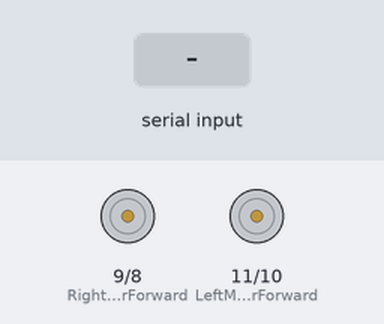
Simulated run of this sketch. Board: Arduino Uno, built with avr-gcc and run on an emulated ATmega328P. On the bench: motor-driver pin pairs drawn as motors (green arrow = first pin HIGH = forward, orange = second pin HIGH = backward, longer = more drive). Inputs (shaded band) come from the test bench. What the sketch prints to the serial monitor is not drawn.

Above: at 1.2 s.
1.3 s: "s" received over the second serial link
At 1.45 s:
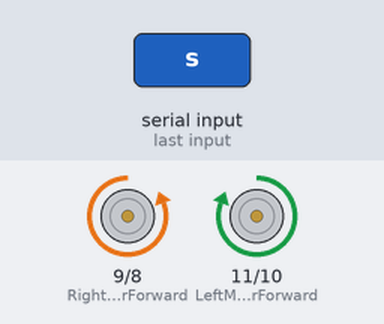
3.0 s: "1" received over the second serial link
At 3.3 s:
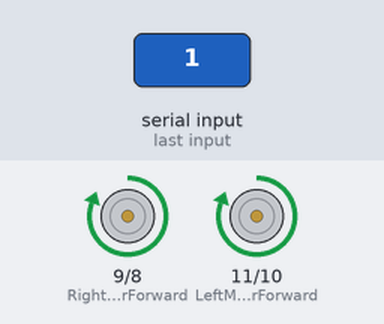
4.5 s: "2" received over the second serial link
At 5.6 s:
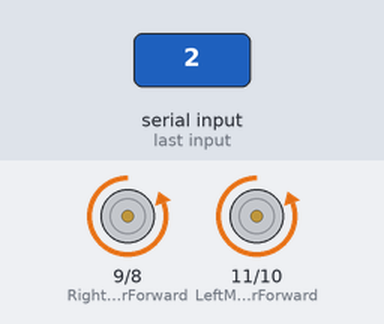
6.0 s: "3" received over the second serial link
At 6.8 s:
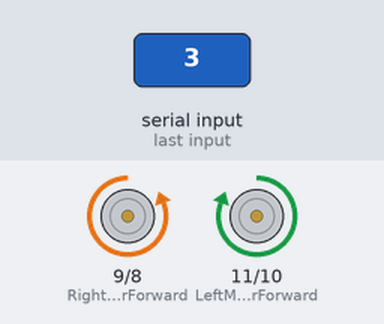
7.5 s: "4" received over the second serial link
At 7.9 s:
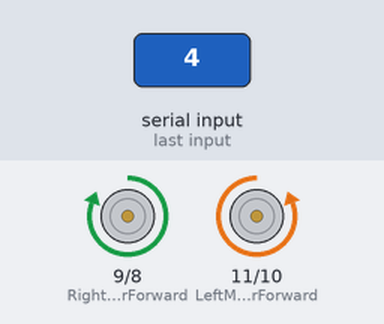
Timing chart, 0 to 10.0 s (numbered marks = the images above; inputs shaded):
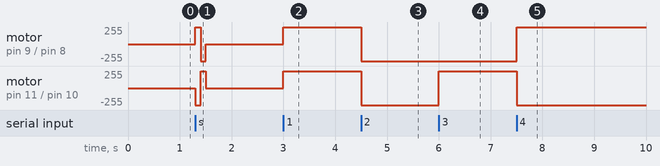

The sketch:

Cochev1.ino
```cpp
#include <SoftwareSerial.h>


const int LeftMotorForward = 11;
const int LeftMotorBackward = 10;
const int RightMotorForward = 9;
const int RightMotorBackward = 8;


const int rxBt = 3;
const int txBt = 2;


  int conectado;
SoftwareSerial BT1(rxBt, txBt);

void setup(){

  conectado=0;

  pinMode(RightMotorForward, OUTPUT);
  pinMode(LeftMotorForward, OUTPUT);
  pinMode(LeftMotorBackward, OUTPUT);
  pinMode(RightMotorBackward, OUTPUT);


  Serial.begin(9600);
  BT1.begin(9600);


}

void loop(){


  if (BT1.available()){

        char leo = BT1.read();
        Serial.write(leo);
        if(leo=='s'){
           turnLeft();
          delay(100);
          turnRight();
          delay(100);
          moveStop();
        }

        if(leo=='1'){
          moveForward();
        }
        if(leo=='2'){
          moveBackward();
        }
        if(leo=='3'){
          turnRight();
        }
        if(leo=='4'){
          turnLeft();
        }
        if(leo=='5'){
          moveStop();
        }
  }


}


void moveStop(){
  digitalWrite(RightMotorForward, LOW);
  digitalWrite(LeftMotorForward, LOW);
  digitalWrite(RightMotorBackward, LOW);
  digitalWrite(LeftMotorBackward, LOW);
}


void moveForward(){


    digitalWrite(LeftMotorForward, HIGH);
    digitalWrite(RightMotorForward, HIGH);

    digitalWrite(LeftMotorBackward, LOW);
    digitalWrite(RightMotorBackward, LOW);

}

void moveBackward(){


  digitalWrite(LeftMotorBackward, HIGH);
  digitalWrite(RightMotorBackward, HIGH);

  digitalWrite(LeftMotorForward, LOW);
  digitalWrite(RightMotorForward, LOW);

}

void turnRight(){

  digitalWrite(LeftMotorForward, HIGH);
  digitalWrite(RightMotorBackward, HIGH);

  digitalWrite(LeftMotorBackward, LOW);
  digitalWrite(RightMotorForward, LOW);


}

void turnLeft(){

   digitalWrite(LeftMotorBackward, HIGH);
  digitalWrite(RightMotorForward, HIGH);

  digitalWrite(LeftMotorForward, LOW);
  digitalWrite(RightMotorBackward, LOW);


}
```

Measured:
- after the input at 1.3 s, motor on pin 9 (RightMotorForward) / pin 8 (RightMotorBackward): stopped → forward 255/255 at once, → backward 255/255 0.10 s later, → stopped 0.10 s later; motor on pin 11 (LeftMotorForward) / pin 10 (LeftMotorBackward): stopped → backward 255/255 at once, → forward 255/255 0.10 s later, → stopped 0.10 s later
- after the input at 3.0 s, motor on pin 9 (RightMotorForward) / pin 8 (RightMotorBackward), motor on pin 11 (LeftMotorForward) / pin 10 (LeftMotorBackward): stopped → forward 255/255 at once
- after the input at 4.5 s, motor on pin 9 (RightMotorForward) / pin 8 (RightMotorBackward), motor on pin 11 (LeftMotorForward) / pin 10 (LeftMotorBackward): forward 255/255 → backward 255/255 at once
- after the input at 6.0 s, motor on pin 11 (LeftMotorForward) / pin 10 (LeftMotorBackward): backward 255/255 → forward 255/255 at once
- after the input at 7.5 s, motor on pin 9 (RightMotorForward) / pin 8 (RightMotorBackward): backward 255/255 → forward 255/255 at once; motor on pin 11 (LeftMotorForward) / pin 10 (LeftMotorBackward): forward 255/255 → backward 255/255 at once
